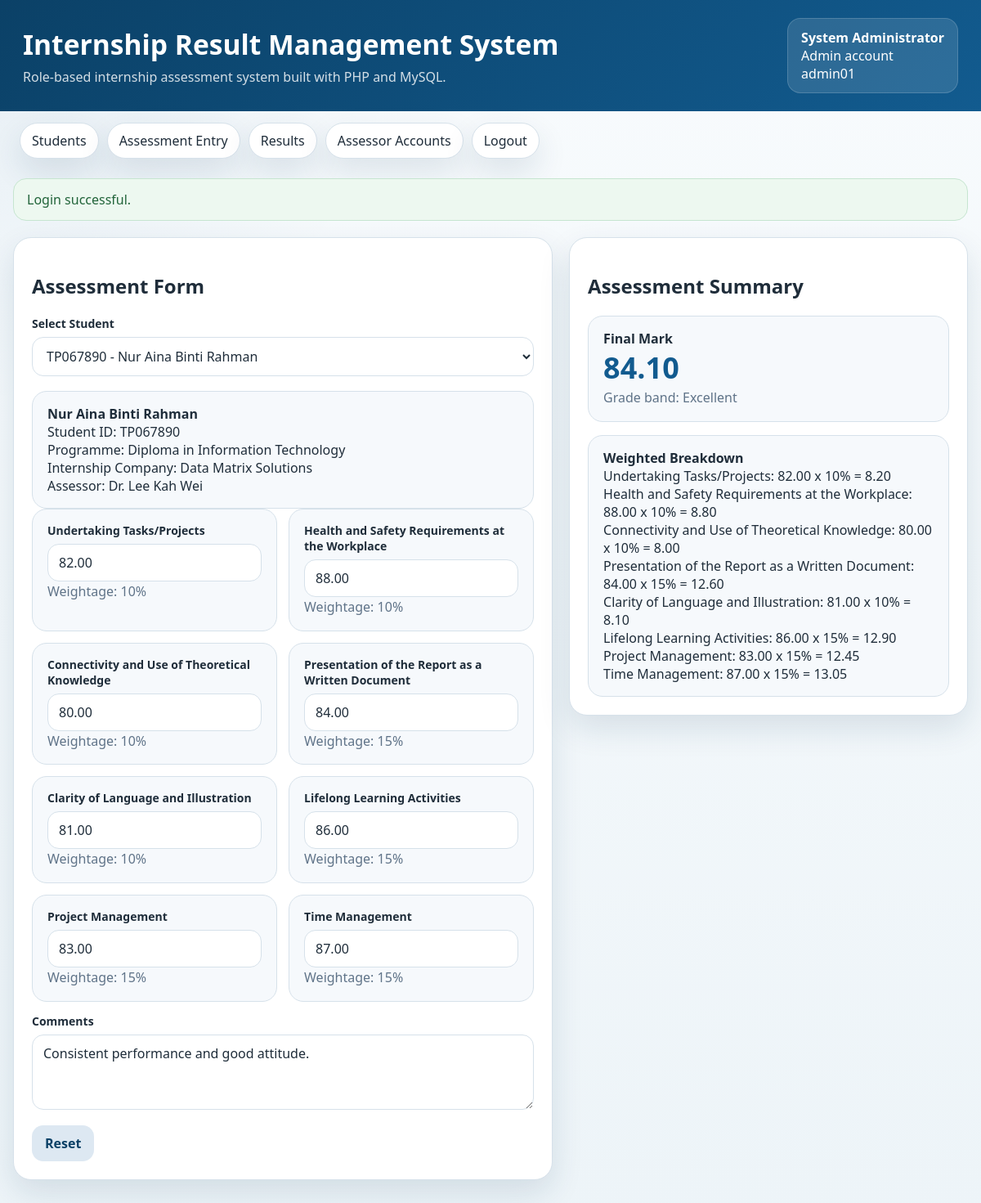
Page /COMP1044_SRC/result_entry.php (signed in) on the committed database.
### tables this page shows
CREATE TABLE students (
  student_id VARCHAR(20) PRIMARY KEY,
  student_name VARCHAR(100) NOT NULL,
  programme VARCHAR(100) NOT NULL,
  company_name VARCHAR(100) NOT NULL,
  created_at DATETIME NOT NULL DEFAULT CURRENT_TIMESTAMP
);

CREATE TABLE internships (
  internship_id INT PRIMARY KEY AUTO_INCREMENT,
  student_id VARCHAR(20) NOT NULL UNIQUE,
  assessor_id INT NOT NULL,
  start_date DATE NOT NULL,
  end_date DATE NOT NULL,
  status ENUM('Active', 'Completed') NOT NULL DEFAULT 'Active',
  notes VARCHAR(255),
  CONSTRAINT fk_internships_student
    FOREIGN KEY (student_id) REFERENCES students (student_id),
  CONSTRAINT fk_internships_assessor
    FOREIGN KEY (assessor_id) REFERENCES users (user_id),
  CONSTRAINT chk_internship_dates
    CHECK (end_date >= start_date)
);

CREATE TABLE users (
  user_id INT PRIMARY KEY AUTO_INCREMENT,
  username VARCHAR(50) NOT NULL UNIQUE,
  password_hash VARCHAR(255) NOT NULL,
  full_name VARCHAR(100) NOT NULL,
  role ENUM('Admin', 'Assessor') NOT NULL
);

CREATE TABLE assessments (
  assessment_id INT PRIMARY KEY AUTO_INCREMENT,
  internship_id INT NOT NULL UNIQUE,
  undertaking_tasks DECIMAL(5,2) NOT NULL,
  health_safety DECIMAL(5,2) NOT NULL,
  theoretical_knowledge DECIMAL(5,2) NOT NULL,
  written_report DECIMAL(5,2) NOT NULL,
  language_clarity DECIMAL(5,2) NOT NULL,
  lifelong_learning DECIMAL(5,2) NOT NULL,
  project_management DECIMAL(5,2) NOT NULL,
  time_management DECIMAL(5,2) NOT NULL,
   
  final_mark DECIMAL(6,2) GENERATED ALWAYS AS (
    undertaking_tasks * 0.10 +
    health_safety * 0.10 +
    theoretical_knowledge * 0.10 +
    written_report * 0.15 +
    language_clarity * 0.10 +
    lifelong_learning * 0.15 +
    project_management * 0.15 +
    time_management * 0.15
  ) STORED,
  comments TEXT,
  assessed_at DATETIME NOT NULL DEFAULT CURRENT_TIMESTAMP,
  CONSTRAINT fk_assessments_internship
    FOREIGN KEY (internship_id) REFERENCES internships (internship_id),
   
  CONSTRAINT chk_undertaking_tasks CHECK (undertaking_tasks BETWEEN 0 AND 100),
  CONSTRAINT chk_health_safety CHECK (health_safety BETWEEN 0 AND 100),
  CONSTRAINT chk_theoretical_knowledge CHECK (theoretical_knowledge BETWEEN 0 AND 100),
  CONSTRAINT chk_written_report CHECK (written_report BETWEEN 0 AND 100),
  CONSTRAINT chk_language_clarity CHECK (language_clarity BETWEEN 0 AND 100),
  CONSTRAINT chk_lifelong_learning CHECK (lifelong_learning BETWEEN 0 AND 100),
  CONSTRAINT chk_project_management CHECK (project_management BETWEEN 0 AND 100),
  CONSTRAINT chk_time_management CHECK (time_management BETWEEN 0 AND 100)
);

### COMP1044_SRC/includes/bootstrap.php (called while the page is built, shortened)
<?php
function h(?string $value): string
{
    return htmlspecialchars((string) $value, ENT_QUOTES, 'UTF-8');
}

### COMP1044_SRC/result_entry.php (the view, shortened to what this page needs)
<?php
require_once __DIR__ . '/includes/layout.php';
$pdo = db();
$criteria = [
    'undertaking_tasks' => ['label' => 'Undertaking Tasks/Projects', 'weight' => 10],
    'health_safety' => ['label' => 'Health and Safety Requirements at the Workplace', 'weight' => 10],
    'theoretical_knowledge' => ['label' => 'Connectivity and Use of Theoretical Knowledge', 'weight' => 10],
    'written_report' => ['label' => 'Presentation of the Report as a Written Document', 'weight' => 15],
    'language_clarity' => ['label' => 'Clarity of Language and Illustration', 'weight' => 10],
    'lifelong_learning' => ['label' => 'Lifelong Learning Activities', 'weight' => 15],
    'project_management' => ['label' => 'Project Management', 'weight' => 15],
    'time_management' => ['label' => 'Time Management', 'weight' => 15],
];
$studentSql = 'SELECT s.student_id, s.student_name, s.programme, s.company_name, i.internship_id, i.assessor_id, u.full_name AS assessor_name
    FROM students s
    JOIN internships i ON i.student_id = s.student_id
    JOIN users u ON u.user_id = i.assessor_id';
$studentSql .= ' ORDER BY s.student_id';
$stmt = $pdo->prepare($studentSql);
$params = [];
$stmt->execute($params);
$students = $stmt->fetchAll();
$selectedStudentId = trim($_GET['student_id'] ?? ($students[0]['student_id'] ?? ''));
$selectedStudent = null;
foreach ($students as $student) {
    if ($student['student_id'] === $selectedStudentId) {
        $selectedStudent = $student;
        break;
    }
}
$assessment = null;
if ($selectedStudent) {
    $stmt = $pdo->prepare('SELECT * FROM assessments WHERE internship_id = :internship_id');
    $stmt->execute(['internship_id' => $selectedStudent['internship_id']]);
    $assessment = $stmt->fetch() ?: null;
}
function score_value(?array $assessment, string $field): string
{
    return $assessment[$field] ?? '';
}
function calculate_grade(?float $mark): string
{
    if ($mark >= 80) {
        return 'Excellent';
    }
    return 'Needs Improvement';
}
$finalMark = $assessment ? (float) $assessment['final_mark'] : null;
?>
<section class="two-column">
    <article class="panel">
        <h2>Assessment Form</h2>
        <?php if (!$students): ?>
            <div class="alert alert-error">No students are assigned to this assessor yet.</div>
        <?php else: ?>
            <form method="get" class="form-grid" style="margin-bottom: 18px;">
                <div>
                    <label for="student_id">Select Student</label>
                    <select id="student_id" name="student_id" onchange="this.form.submit()">
                        <?php foreach ($students as $student): ?>
                            <option value="<?= h($student['student_id']) ?>" <?= $selectedStudentId === $student['student_id'] ? 'selected' : '' ?>>
                                <?= h($student['student_id'] . ' - ' . $student['student_name']) ?>
                            </option>
                        <?php endforeach; ?>
                    </select>
                </div>
            </form>
            <?php if ($selectedStudent): ?>
                <div class="student-card">
                    <strong><?= h($selectedStudent['student_name']) ?></strong><br />
                    Student ID: <?= h($selectedStudent['student_id']) ?><br />
                    Programme: <?= h($selectedStudent['programme']) ?><br />
                    Internship Company: <?= h($selectedStudent['company_name']) ?><br />
                    Assessor: <?= h($selectedStudent['assessor_name']) ?>
                </div>
                <form method="post" class="form-grid">
                    <div class="score-grid">
                        <?php foreach ($criteria as $field => $criterion): ?>
                            <div class="score-card">
                                <label for="<?= h($field) ?>"><?= h($criterion['label']) ?></label>
                                <input
                                    id="<?= h($field) ?>"
                                    name="<?= h($field) ?>"
                                    type="number"
                                    min="0"
                                    max="100"
                                    step="0.01"
                                    value="<?= h(score_value($assessment, $field)) ?>"
                                    required
                                />
                                <div class="helper">Weightage: <?= h((string) $criterion['weight']) ?>%</div>
                            </div>
                        <?php endforeach; ?>
                    </div>
                    <div>
                        <label for="comments">Comments</label>
                        <textarea id="comments" name="comments"><?= h($assessment['comments'] ?? '') ?></textarea>
                    </div>
                    <div class="button-row">
                        <a class="button-link ghost" href="result_entry.php?student_id=<?= h($selectedStudent['student_id']) ?>">Reset</a>
                    </div>
                </form>
            <?php endif; ?>
        <?php endif; ?>
    </article>
    <aside class="panel">
        <h2>Assessment Summary</h2>
        <?php if ($assessment): ?>
            <div class="summary-box">
                <strong>Final Mark</strong>
                <div class="mark"><?= number_format($finalMark, 2) ?></div>
                <div class="helper">Grade band: <?= h(calculate_grade($finalMark)) ?></div>
            </div>
            <div class="summary-box" style="margin-top: 16px;">
                <strong>Weighted Breakdown</strong>
                <?php foreach ($criteria as $field => $criterion): ?>
                    <?php $value = (float) $assessment[$field]; ?>
                    <div><?= h($criterion['label']) ?>: <?= number_format($value, 2) ?> x <?= h((string) $criterion['weight']) ?>% = <?= number_format($value * ($criterion['weight'] / 100), 2) ?></div>
                <?php endforeach; ?>
            </div>
        <?php else: ?>
            <div class="empty">Select a student and save marks to view the calculated summary.</div>
        <?php endif; ?>
    </aside>
</section>

### COMP1044_SRC/assets/styles.css (style rules this page uses)
:root { --bg: #edf4f8; --surface: #ffffff; --surface-soft: #f6f9fc; --primary: #125b8f; --primary-dark: #0b4167; --secondary: #e57b25; --success: #1f7a52; --danger: #bb3644; --muted: #5f7388; --text: #1f2d3a; --line: #d6e1ea; --shadow: 0 16px 38px rgba(13, 54, 91, 0.12); }
* { box-sizing: border-box; }
body { margin: 0; min-height: 100vh; font-family: "Segoe UI", Tahoma, Geneva, Verdana, sans-serif; background: radial-gradient(circle at top left, rgba(18, 91, 143, 0.08), transparent 26%), linear-gradient(180deg, #f8fbfd 0%, var(--bg) 100%); color: var(--text); }
a { color: inherit; text-decoration: none; }
.panel, .toolbar, .stat-card { background: var(--surface); border: 1px solid var(--line); border-radius: 22px; box-shadow: var(--shadow); }
.panel { padding: 22px; }
.toolbar-actions, .button-row, .table-actions, .inline-form { display: flex; gap: 10px; flex-wrap: wrap; }
.two-column { display: grid; grid-template-columns: 1.15fr 0.85fr; gap: 20px; align-items: start; }
.form-grid, .score-grid, .search-row { display: grid; gap: 14px; }
.score-grid { grid-template-columns: repeat(2, minmax(0, 1fr)); }
label { display: block; margin-bottom: 7px; font-weight: 600; font-size: 14px; }
input, select, textarea { width: 100%; border: 1px solid var(--line); border-radius: 14px; padding: 11px 13px; font: inherit; background: white; color: var(--text); }
textarea { resize: vertical; min-height: 92px; }
button, .button-link { border: none; border-radius: 14px; padding: 11px 16px; font: inherit; font-weight: 700; cursor: pointer; color: white; background: var(--primary); }
.button-link { display: inline-flex; align-items: center; }
.ghost { background: #dde8f2; color: var(--primary-dark); }
.demo-box, .summary-box, .student-card, .score-card { padding: 16px 18px; border-radius: 18px; background: var(--surface-soft); border: 1px solid var(--line); }
.summary-box .mark { font-size: 2.25rem; font-weight: 800; color: var(--primary); }
.helper { color: var(--muted); line-height: 1.55; }

### rows in the picture
students: student_id "TP067890 - Nur Aina Binti Rahman", student_name "Nur Aina Binti Rahman", student_id "TP067890", programme "Diploma in Information Technology", company_name "Data Matrix Solutions"
users: full_name "Dr. Lee Kah Wei"
assessments: undertaking_tasks "82.00", health_safety "88.00", theoretical_knowledge "80.00", written_report "84.00", language_clarity "81.00", lifelong_learning "86.00", project_management "83.00", time_management "87.00", comments "Consistent performance and good attitude.", final_mark "84.10", final_mark "Excellent"

### other values in the picture
app_name() "Internship Result Management System"
$user['full_name'] "System Administrator"
$user['role'] "Admin"
$user['username'] "admin01"
$flash['message'] "Login successful."
$criterion['label'] "Undertaking Tasks/Projects"
$criterion['weight'] "10"
$criterion['label'] "Health and Safety Requirements at the Workplace"
$criterion['label'] "Connectivity and Use of Theoretical Knowledge"
$criterion['label'] "Presentation of the Report as a Written Document"
$criterion['weight'] "15"
$criterion['label'] "Clarity of Language and Illustration"
$criterion['label'] "Lifelong Learning Activities"
$criterion['label'] "Project Management"
$criterion['label'] "Time Management"
